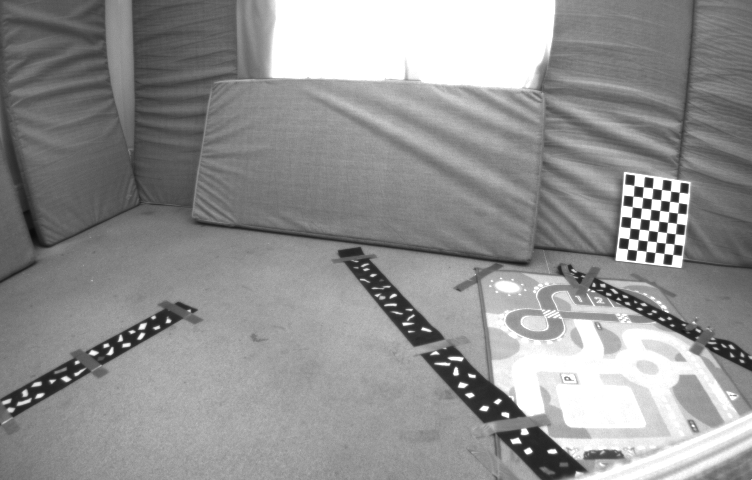
//> input picture data/euroc/frame0.png, 752 x 480 px
$ ./frontend_harris_c ../data/euroc/frame0.png ../data/euroc/frame1.png   (built with g++ and OpenCV 4)
//> lines starting //> are read from the running program, lines starting //| are printed output that depends on the picture
#include <opencv2/imgcodecs.hpp>
#include <opencv2/imgproc.hpp>
#include <opencv2/video/tracking.hpp>

#include <algorithm>
#include <chrono>
#include <filesystem>
#include <iomanip>
#include <iostream>
#include <string>
#include <vector>

namespace fs = std::filesystem;
using Clock = std::chrono::steady_clock;

static double ms_since(const Clock::time_point& start, const Clock::time_point& end) {
  return std::chrono::duration<double, std::milli>(end - start).count();
}

// Pure C implementation mimicking OpenCV's Harris
static cv::Mat compute_harris_c(const cv::Mat& gray) {
    const int width = gray.cols;
    const int height = gray.rows;

    // Step 1: Sobel to get Dx, Dy as float32
    cv::Mat Dx, Dy;
    int ksize = 3;
    int blockSize = 2;
    double scale = 1.0 / (double)((1 << (ksize - 1)) * blockSize);

    cv::Sobel(gray, Dx, CV_32F, 1, 0, ksize, scale, 0, cv::BORDER_REPLICATE);
    cv::Sobel(gray, Dy, CV_32F, 0, 1, ksize, scale, 0, cv::BORDER_REPLICATE);

    // Step 2: Pack into CV_32FC3 style: [dx*dx, dx*dy, dy*dy]
    cv::Mat cov(height, width, CV_32FC3);
    for (int y = 0; y < height; y++) {
        const float* dx = Dx.ptr<float>(y);
        const float* dy = Dy.ptr<float>(y);
        cv::Vec3f* c = cov.ptr<cv::Vec3f>(y);
        for (int x = 0; x < width; x++) {
            c[x][0] = dx[x] * dx[x];  // dx*dx
            c[x][1] = dx[x] * dy[x];  // dx*dy
            c[x][2] = dy[x] * dy[x];  // dy*dy
        }
    }

    // Step 3: Box filter (3x3)
    cv::Mat cov_filtered;
    cv::boxFilter(cov, cov_filtered, CV_32FC3, cv::Size(3, 3), cv::Point(-1, -1), false, cv::BORDER_REPLICATE);

    // Step 4: Harris response: det - k * trace^2
    // det = a*c - b*b, trace = a + c, k = 0.04
    cv::Mat response(height, width, CV_32F);
    double k = 0.04;
    for (int y = 0; y < height; y++) {
        const cv::Vec3f* c = cov_filtered.ptr<cv::Vec3f>(y);
        float* r = response.ptr<float>(y);
        for (int x = 0; x < width; x++) {
            float a = c[x][0];
            float b = c[x][1];
            float c_val = c[x][2];
            r[x] = a * c_val - b * b - k * (a + c_val) * (a + c_val);
        }
    }

    return response;
}

static std::vector<cv::Point2f> select_points_from_response(const cv::Mat& response,
                                                            int max_corners,
                                                            double quality_level,
                                                            double min_distance) {
  const int width = response.cols;
  const int height = response.rows;

  const cv::Mat& resp = response;
  float max_response = 0.0f;
  for (int y = 0; y < height; ++y) {
    for (int x = 0; x < width; ++x) {
      const float value = resp.at<float>(y, x);
      max_response = std::max(max_response, value);
    }
  }

  const float threshold = max_response * static_cast<float>(quality_level);
  cv::Mat dilated;
  cv::dilate(resp, dilated, cv::Mat());

  struct Candidate {
    float response;
    cv::Point2f point;
  };
  std::vector<Candidate> candidates;
  candidates.reserve(width * height / 20);

  for (int y = 1; y < height - 1; ++y) {
    for (int x = 1; x < width - 1; ++x) {
      const float value = resp.at<float>(y, x);

      if (value >= threshold && value == dilated.at<float>(y, x)) {
        candidates.push_back({value, cv::Point2f(static_cast<float>(x), static_cast<float>(y))});
      }
    }
  }

  std::sort(candidates.begin(), candidates.end(), [](const Candidate& a, const Candidate& b) {
    return a.response > b.response;
  });

  std::vector<cv::Point2f> points;
  points.reserve(max_corners);
  const float min_dist_sq = static_cast<float>(min_distance * min_distance);
  for (const auto& candidate : candidates) {
    bool keep = true;
    for (const auto& existing : points) {
      const float dx = candidate.point.x - existing.x;
      const float dy = candidate.point.y - existing.y;
      if (dx * dx + dy * dy < min_dist_sq) {
        keep = false;
        break;
      }
    }
    if (keep) {
      points.emplace_back(candidate.point);
      if (static_cast<int>(points.size()) >= max_corners) break;
    }
  }

  return points;
}

int main(int argc, char** argv) {
  if (argc < 3) {
    std::cerr << "Usage: " << argv[0] << " <frame0.png> <frame1.png>" << std::endl;
    return 1;
  }

  std::string frame0_path = argv[1];
  std::string frame1_path = argv[2];

  cv::Mat frame0 = cv::imread(frame0_path, cv::IMREAD_COLOR);
//> frame0 is the input picture: 480 rows x 752 cols, CV_8UC3; min 10, max 255, mean 145.5
  cv::Mat frame1 = cv::imread(frame1_path, cv::IMREAD_COLOR);
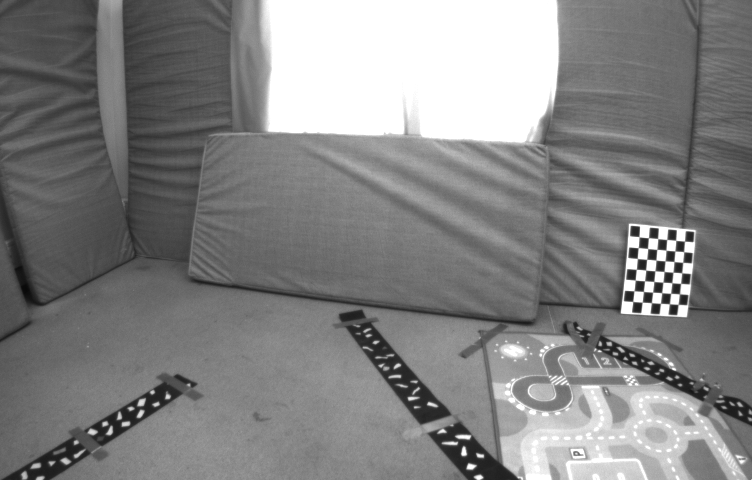
//> input picture data/euroc/frame1.png, 752 x 480 px
//> frame1 is the input picture: 480 rows x 752 cols, CV_8UC3; min 8, max 255, mean 130.4

  if (frame0.empty() || frame1.empty()) {
    std::cerr << "Failed to load images" << std::endl;
    return 1;
  }

  cv::Mat gray0, gray1;
  cv::cvtColor(frame0, gray0, cv::COLOR_BGR2GRAY);
  cv::cvtColor(frame1, gray1, cv::COLOR_BGR2GRAY);

  // ==================== Pure C Harris ====================
  auto start_c = Clock::now();
  cv::Mat response_c = compute_harris_c(gray0);
//> in compute_harris_c, `cv::Sobel(gray, Dx, CV_32F, 1, 0, ksize, scale, 0, cv::BORDER_REPLICAT..`:
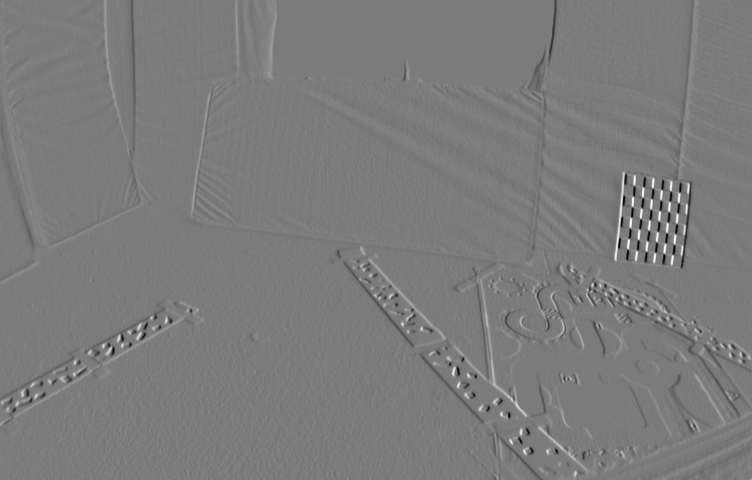
//> Dx: 480 rows x 752 cols, CV_32FC1; min -97.88, max 104.1, mean 0; drawn with min black and max white
//> in compute_harris_c, `cv::Sobel(gray, Dy, CV_32F, 0, 1, ksize, scale, 0, cv::BORDER_REPLICAT..`:
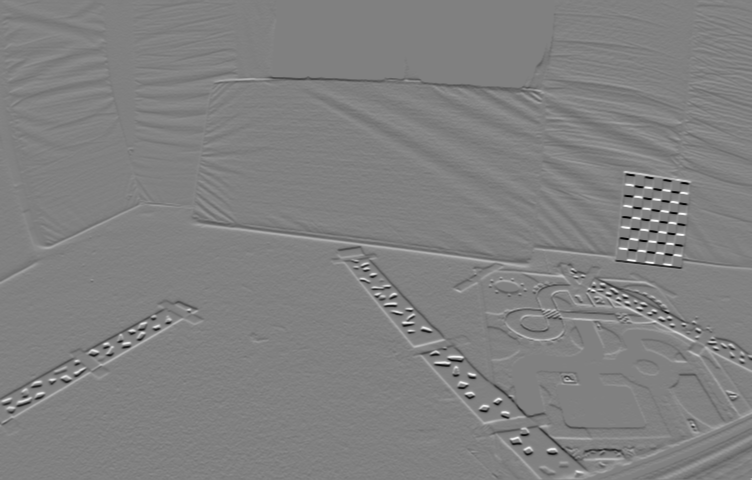
//> Dy: 480 rows x 752 cols, CV_32FC1; min -103.9, max 101.5, mean 0; drawn with min black and max white
//> after the loop in compute_harris_c, `for (int y = 0; y < height; y++)`:
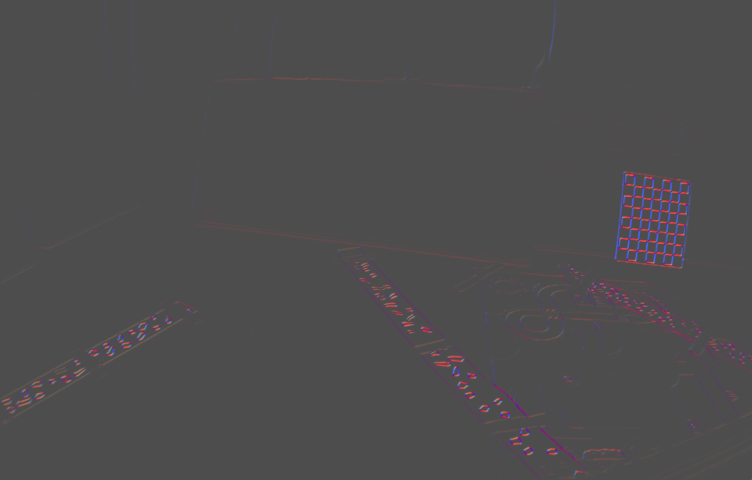
//> cov: 480 rows x 752 cols, CV_32FC3; mean B, G, R 54.5, -4.7, 80.2; drawn with min black and max white
//> after the loop in compute_harris_c, `for (int y = 0; y < height; y++)`:
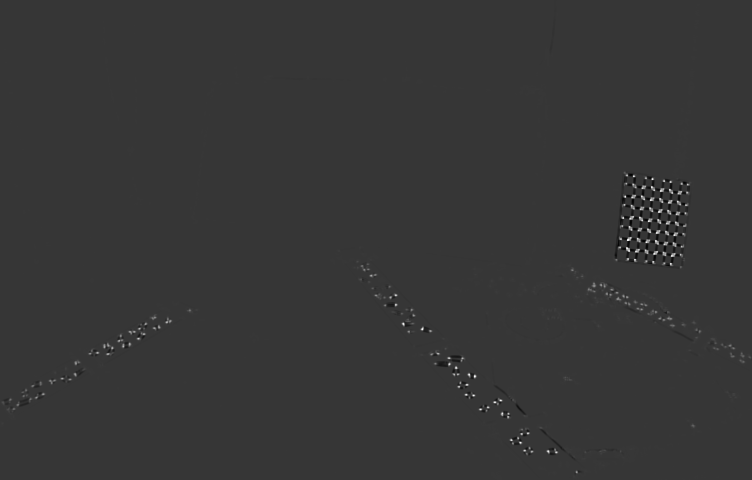
//> response: 480 rows x 752 cols, CV_32FC1; min -122411000, max 445263744, mean 464972.5; drawn with min black and max white
  auto end_c = Clock::now();
  double c_ms = ms_since(start_c, end_c);

  // Warmup
  for (int i = 0; i < 3; i++) {
    cv::Mat dummy = compute_harris_c(gray0);
  }

  // Timed runs
  double c_total = 0;
  for (int i = 0; i < 5; i++) {
    start_c = Clock::now();
    cv::Mat response_c2 = compute_harris_c(gray0);
    end_c = Clock::now();
    c_total += ms_since(start_c, end_c);
  }
  double c_avg = c_total / 5.0;

  // ==================== OpenCV Harris ====================
  cv::Mat gray0f;
  gray0.convertTo(gray0f, CV_32F, 1.0/255.0);

  cv::Mat harris_opencv;
  cv::cornerHarris(gray0f, harris_opencv, 2, 3, 0.04, cv::BORDER_REPLICATE);

  auto start_ocv = Clock::now();
  cv::cornerHarris(gray0f, harris_opencv, 2, 3, 0.04, cv::BORDER_REPLICATE);
  auto end_ocv = Clock::now();
  double ocv_ms = ms_since(start_ocv, end_ocv);

  // Warmup
  for (int i = 0; i < 3; i++) {
    cv::cornerHarris(gray0f, harris_opencv, 2, 3, 0.04, cv::BORDER_REPLICATE);
  }

  // Timed runs
  double ocv_total = 0;
  for (int i = 0; i < 5; i++) {
    start_ocv = Clock::now();
    cv::cornerHarris(gray0f, harris_opencv, 2, 3, 0.04, cv::BORDER_REPLICATE);
    end_ocv = Clock::now();
    ocv_total += ms_since(start_ocv, end_ocv);
  }
  double ocv_avg = ocv_total / 5.0;

  // ==================== Keypoint Detection ====================
  auto start_kp = Clock::now();
  std::vector<cv::Point2f> points = select_points_from_response(response_c, 500, 0.01, 10);
//> the loop in select_points_from_response, `for (int y = 0; y < height; ++y)` made 480 passes
//> max_response on passes 1 to 3: 13829.7, 26024.8, 26620.3
//> after the loop in select_points_from_response, `for (int y = 0; y < height; ++y)`: max_response = 445263744
//> in select_points_from_response, `const float threshold = max_response * static_cast<float>(quality_leve..`: threshold = 4452637.5
//> after the loop in select_points_from_response, `for (int y = 1; y < height - 1; ++y)`: candidates = 448 items
//> the loop in select_points_from_response, `for (const auto& candidate : candidates)` made 448 passes
//> keep on passes 1 to 3: true, true, true
//> after the loop in select_points_from_response, `for (const auto& candidate : candidates)`: points = 159 Points (x, y), first 12: [474, 376], [422, 329], [473, 395], [628, 239], [520, 442], [500, 400], [652, 179], [480, 409], [625, 196], [403, 323], [654, 253], [646, 242]
  auto end_kp = Clock::now();
  double kp_ms = ms_since(start_kp, end_kp);

  // LK Optical Flow
  std::vector<cv::Point2f> tracked_points;
  std::vector<uchar> status;
  std::vector<float> err;
  auto start_lk = Clock::now();
  cv::calcOpticalFlowPyrLK(gray0, gray1, points, tracked_points, status, err);
//> tracked_points = 159 Points (x, y), first 12: [488.5, 502.1], [428.2, 403.8], [488.4, 520.3], [633.2, 291.4], [536.5, 560.5], [517.1, 520.2], [657.1, 229.4], [496.9, 527.1], [630.1, 247.9], [407.8, 397.4], [659.4, 304.1], [651.3, 293.4]; status = 159 values, max 1 at index 1, min 0 at index 0, mean 0.874; err = 159 values, max 96.19 at index 104, min 0 at index 0, mean 25.68
  auto end_lk = Clock::now();
  double lk_ms = ms_since(start_lk, end_lk);

  int detected = static_cast<int>(points.size());
//> detected = 159
  int tracked = 0;
  for (size_t i = 0; i < status.size(); i++) {
    if (status[i]) tracked++;
  }
//> after the loop, tracked = 139

  // ==================== Print Results ====================
  std::cout << "[frontend] image_size: " << gray0.cols << "x" << gray0.rows << std::endl;
//| [frontend] image_size: 752x480
  std::cout << "[frontend] detected_points: " << detected << std::endl;
//| [frontend] detected_points: 159
  std::cout << "[frontend] tracked_points: " << tracked << std::endl;
//| [frontend] tracked_points: 139
  std::cout << "[frontend] harris_c_ms: " << c_avg << std::endl;
  std::cout << "[frontend] opencv_ms: " << ocv_avg << std::endl;
  std::cout << "[frontend] kp_ms: " << kp_ms << std::endl;
  std::cout << "[frontend] lk_ms: " << lk_ms << std::endl;
  std::cout << "[frontend] total_ms: " << (c_avg + kp_ms + lk_ms) << std::endl;

  return 0;
}
